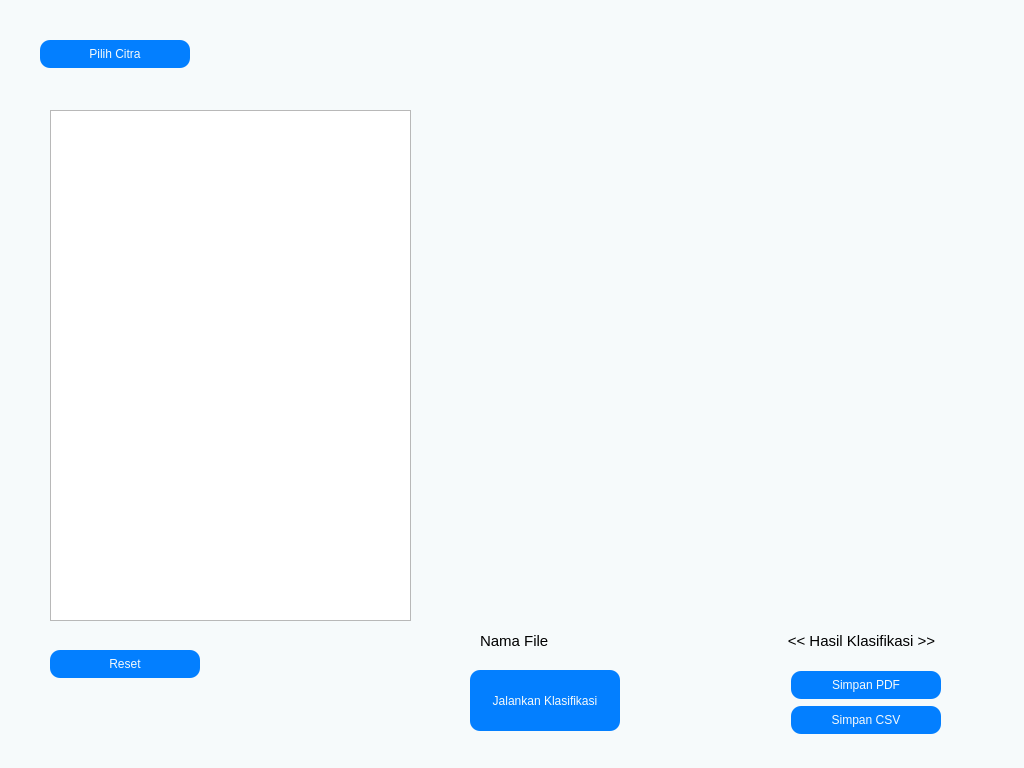
<?xml version="1.0" encoding="UTF-8"?>
<ui version="4.0">
 <class>Dialog</class>
 <widget class="QDialog" name="Dialog">
  <property name="geometry">
   <rect>
    <x>0</x>
    <y>0</y>
    <width>1024</width>
    <height>768</height>
   </rect>
  </property>
  <property name="windowTitle">
   <string>Dialog</string>
  </property>
  <property name="styleSheet">
   <string notr="true">QPushButton{
	border-radius: 10px;
	background-color: #037fff;
	color: #f6fafb;
}
QPushButton:hover{
	background-color: #024487;
}

QDialog{
background-color: #f6fafb;
}
QLineEdit{
	border: 1.25px solid #037fff;
	border-radius: 5px;
	padding-left: 5px;
}
QLineEdit:hover{
	border: 1.25px solid #19e9e2;
}
QTableWidget{
	border: 1px solid #037fff;
}
</string>
  </property>
  <widget class="QLabel" name="labelHasilKlasifikasi">
   <property name="geometry">
    <rect>
     <x>770</x>
     <y>630</y>
     <width>183</width>
     <height>22</height>
    </rect>
   </property>
   <property name="font">
    <font>
     <pointsize>11</pointsize>
    </font>
   </property>
   <property name="text">
    <string>&lt;&lt; Hasil Klasifikasi &gt;&gt;</string>
   </property>
   <property name="scaledContents">
    <bool>false</bool>
   </property>
   <property name="alignment">
    <set>Qt::AlignCenter</set>
   </property>
   <property name="wordWrap">
    <bool>false</bool>
   </property>
  </widget>
  <widget class="QLabel" name="labelDisplayCTKlasifikasi">
   <property name="enabled">
    <bool>true</bool>
   </property>
   <property name="geometry">
    <rect>
     <x>470</x>
     <y>110</y>
     <width>512</width>
     <height>512</height>
    </rect>
   </property>
   <property name="sizePolicy">
    <sizepolicy hsizetype="Fixed" vsizetype="Fixed">
     <horstretch>0</horstretch>
     <verstretch>0</verstretch>
    </sizepolicy>
   </property>
   <property name="maximumSize">
    <size>
     <width>512</width>
     <height>512</height>
    </size>
   </property>
   <property name="baseSize">
    <size>
     <width>0</width>
     <height>0</height>
    </size>
   </property>
   <property name="autoFillBackground">
    <bool>false</bool>
   </property>
   <property name="text">
    <string/>
   </property>
   <property name="pixmap">
    <pixmap resource="../resources/image_resources.qrc">:/image/placeholder.png</pixmap>
   </property>
   <property name="scaledContents">
    <bool>true</bool>
   </property>
  </widget>
  <widget class="QPushButton" name="pushButtonPilihCitraKlasifikasi">
   <property name="geometry">
    <rect>
     <x>40</x>
     <y>40</y>
     <width>150</width>
     <height>28</height>
    </rect>
   </property>
   <property name="minimumSize">
    <size>
     <width>150</width>
     <height>28</height>
    </size>
   </property>
   <property name="text">
    <string>Pilih Citra</string>
   </property>
  </widget>
  <widget class="QPushButton" name="pushButtonJalankanKlasifikasi">
   <property name="geometry">
    <rect>
     <x>470</x>
     <y>670</y>
     <width>150</width>
     <height>61</height>
    </rect>
   </property>
   <property name="minimumSize">
    <size>
     <width>150</width>
     <height>28</height>
    </size>
   </property>
   <property name="text">
    <string>Jalankan Klasifikasi</string>
   </property>
  </widget>
  <widget class="QPushButton" name="pushButtonResetKlasifikasi">
   <property name="geometry">
    <rect>
     <x>50</x>
     <y>650</y>
     <width>150</width>
     <height>28</height>
    </rect>
   </property>
   <property name="minimumSize">
    <size>
     <width>150</width>
     <height>28</height>
    </size>
   </property>
   <property name="text">
    <string>Reset</string>
   </property>
  </widget>
  <widget class="QPushButton" name="pushButtonSimpanPdf">
   <property name="geometry">
    <rect>
     <x>791</x>
     <y>671</y>
     <width>150</width>
     <height>28</height>
    </rect>
   </property>
   <property name="minimumSize">
    <size>
     <width>150</width>
     <height>28</height>
    </size>
   </property>
   <property name="text">
    <string>Simpan PDF</string>
   </property>
  </widget>
  <widget class="QPushButton" name="pushButtonSimpanCsv">
   <property name="geometry">
    <rect>
     <x>791</x>
     <y>706</y>
     <width>150</width>
     <height>28</height>
    </rect>
   </property>
   <property name="minimumSize">
    <size>
     <width>150</width>
     <height>28</height>
    </size>
   </property>
   <property name="text">
    <string>Simpan CSV</string>
   </property>
  </widget>
  <widget class="QTableView" name="tableViewKlasifikasi">
   <property name="geometry">
    <rect>
     <x>50</x>
     <y>110</y>
     <width>361</width>
     <height>511</height>
    </rect>
   </property>
  </widget>
  <widget class="QLabel" name="labelNamaFile">
   <property name="geometry">
    <rect>
     <x>480</x>
     <y>630</y>
     <width>221</width>
     <height>21</height>
    </rect>
   </property>
   <property name="font">
    <font>
     <pointsize>11</pointsize>
    </font>
   </property>
   <property name="text">
    <string>Nama File</string>
   </property>
  </widget>
 </widget>
 <resources>
  <include location="../resources/image_resources.qrc"/>
  <include location="../resources/image_resources.qrc"/>
 </resources>
 <connections/>
</ui>
